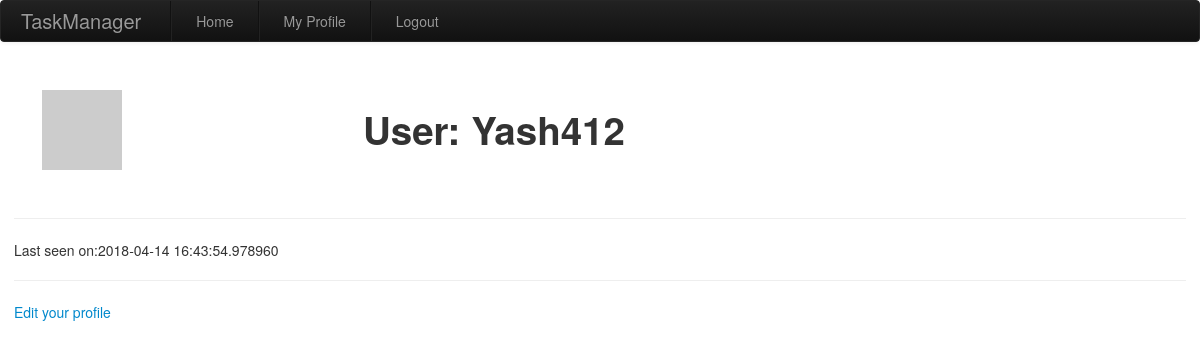
The app's page /user/Yash412/ (signed in), older data.
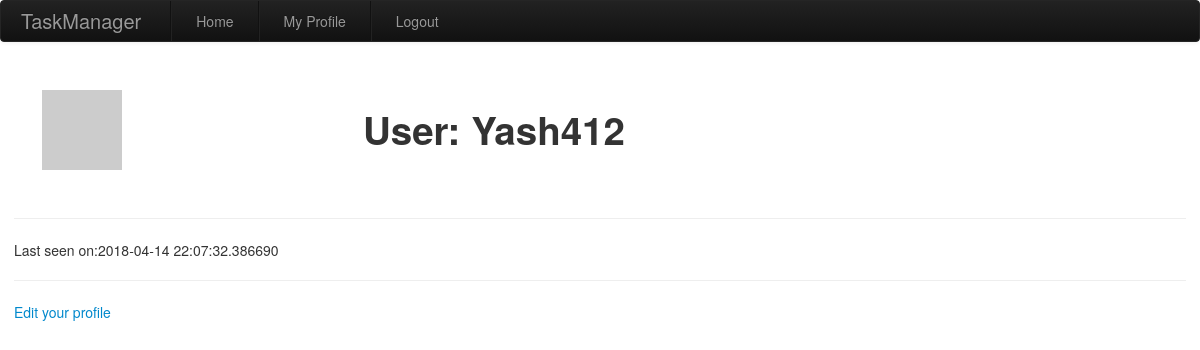
The same page, newer data.
### app/models.py (models this page shows, shortened)
class User(UserMixin, db.Model):
    id = db.Column(db.Integer, primary_key=True)
    name = db.Column(db.String(64), nullable=False)
    username = db.Column(db.String(64), index=True,
                         unique=True, nullable=False)
    password_hash = db.Column(db.String(128), nullable=False)
    email = db.Column(db.String(150), index=True, unique=True, nullable=False)
    about_me = db.Column(db.String(150))
    last_seen = db.Column(db.DateTime, default=datetime.utcnow)
    def avatar(self, size):
        digest = md5(self.email.lower().encode('utf-8')).hexdigest()
        return 'https://www.gravatar.com/avatar/{}?d=identicon&s={}'.format(digest, size)

### app/routes.py (the view)
@app.route('/user/<username>/')
@login_required
def user(username):
    user = User.query.filter_by(username=username).first_or_404()
    return render_template('user.html', user=user)

### app/models.py (called while the page is built)
@login.user_loader
def load_user(id):
    return User.query.get(int(id))

### app/routes.py (called while the page is built)
@app.before_request
def before_request():
    if current_user.is_authenticated:
        current_user.last_seen = datetime.utcnow()
        db.session.commit()

### app/templates/user.html (shortened to what this page needs)
{% extends "base.html" %}
{% block content %}
<div class="flex-container">
  <div class="flex-row-item-img">
    <img class="profile-pic" src= "{{ user.avatar(128) }}">
  </div>
  <div class="flex-row-item-txt">
    <h1>User: {{ user.username }}</h1>
  </div>
</div>
  <hr>
{% if user.last_seen %}<p>Last seen on:{{ user.last_seen }}</p>{%endif%}
<hr>
{% if user ==current_user %}
<p><a href="{{ url_for('edit_profile')}}"> Edit your profile</a></p>
{% endif %}
{% endblock %}

Row changes from the older to the newer data that the page shows:
changed User "Yash412": last_seen "2018-04-14 16:43:54.978960" → "2018-04-14 22:07:32.386690"
